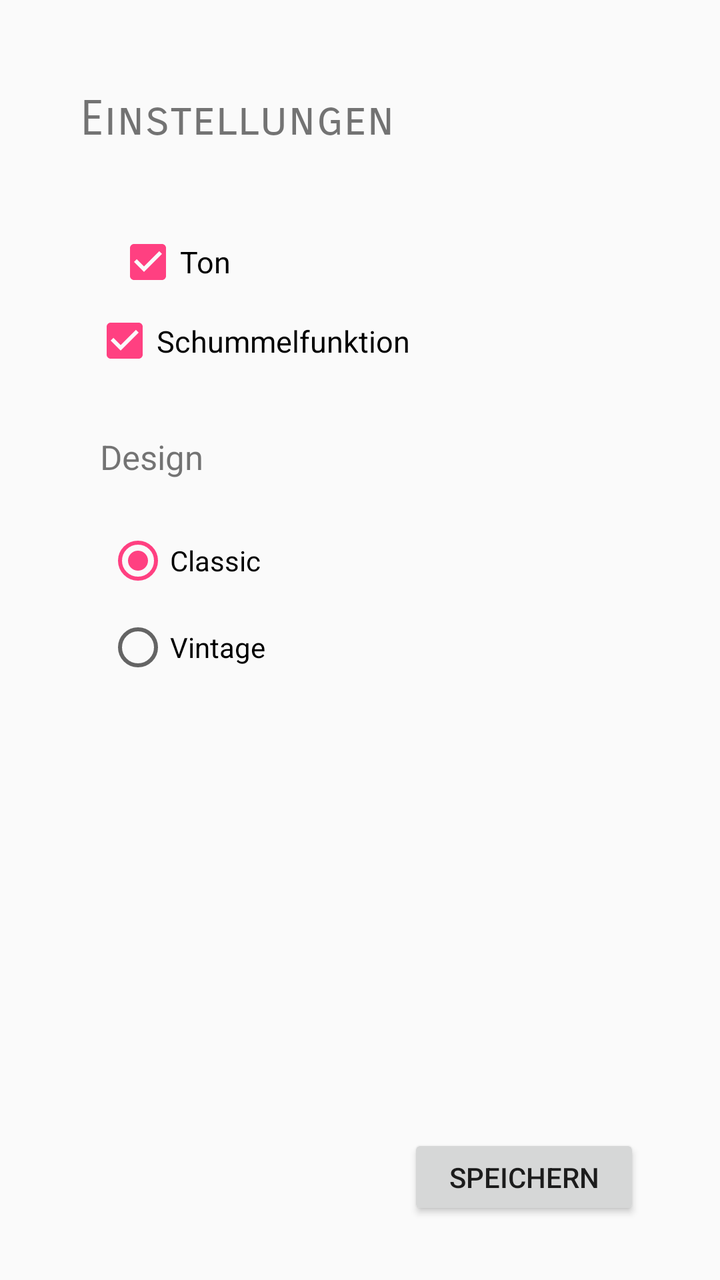
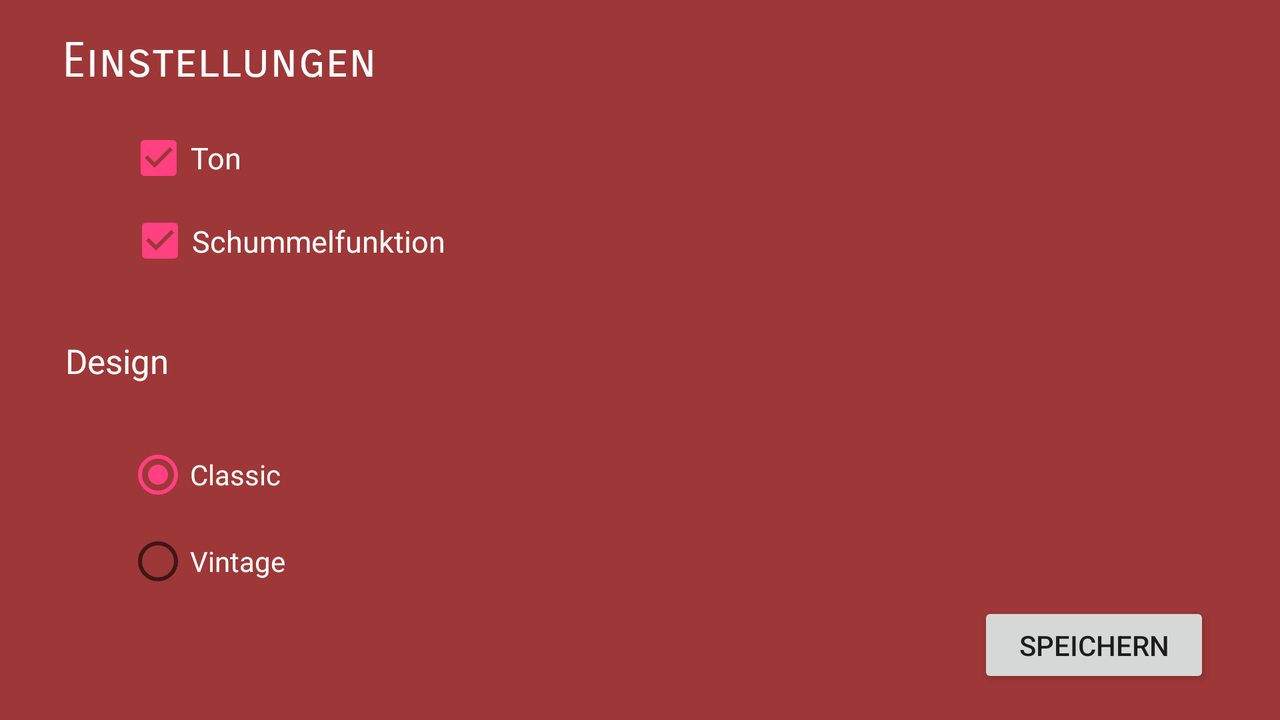

An Android layout and its configuration variant, each rendered on a device that would load it. The default file and the variant file are quoted in full after the pictures.
<!-- AndroidManifest.xml: application theme AppTheme -->
<!-- res/layout/activity_einstellungen.xml -->
<?xml version="1.0" encoding="utf-8"?>
<android.support.constraint.ConstraintLayout xmlns:android="http://schemas.android.com/apk/res/android"
    xmlns:app="http://schemas.android.com/apk/res-auto"
    xmlns:tools="http://schemas.android.com/tools"
    android:layout_width="match_parent"
    android:layout_height="match_parent"
    tools:context="com.vintagetechnologies.menschaergeredichnicht.Einstellungen">

    <TextView
        android:id="@+id/textView_einstellungen"
        android:layout_width="wrap_content"
        android:layout_height="wrap_content"
        android:fontFamily="sans-serif-smallcaps"
        android:text="@string/TXTeinstellungen"
        android:textSize="24sp"
        android:layout_marginLeft="40dp"
        app:layout_constraintLeft_toLeftOf="parent"
        app:layout_constraintTop_toTopOf="parent"
        android:layout_marginTop="45dp"
        tools:ignore="RtlHardcoded" />

    <CheckBox
        android:id="@+id/cbMusic"
        android:layout_width="131dp"
        android:layout_height="32dp"
        android:layout_marginLeft="8dp"
        android:layout_marginTop="41dp"
        android:checked="true"
        android:text="@string/TXTton"
        android:textSize="15sp"
        app:layout_constraintLeft_toLeftOf="@+id/textView_design"
        app:layout_constraintTop_toBottomOf="@+id/textView_einstellungen"
        tools:ignore="RtlHardcoded" />

    <CheckBox
        android:id="@+id/cbCheating"
        android:layout_width="192dp"
        android:layout_height="33dp"
        android:layout_marginLeft="-12dp"
        android:layout_marginTop="7dp"
        android:checked="true"
        android:text="@string/TXTschummelfunkAn"
        android:textSize="15sp"
        app:layout_constraintLeft_toLeftOf="@+id/cbMusic"
        app:layout_constraintTop_toBottomOf="@+id/cbMusic"
        tools:ignore="RtlHardcoded" />

    <TextView
        android:id="@+id/textView_design"
        android:layout_width="wrap_content"
        android:layout_height="wrap_content"
        android:text="@string/TXTdesign"
        android:textSize="17sp"
        android:layout_marginTop="30dp"
        app:layout_constraintTop_toBottomOf="@+id/cbCheating"
        android:layout_marginLeft="50dp"
        app:layout_constraintLeft_toLeftOf="parent"
        tools:ignore="RtlHardcoded" />

    <RadioGroup
        android:layout_width="wrap_content"
        android:orientation="vertical"
        android:layout_height="wrap_content"
        android:layout_marginLeft="8dp"
        app:layout_constraintLeft_toLeftOf="parent"
        android:layout_marginRight="8dp"
        app:layout_constraintRight_toRightOf="parent"
        android:layout_marginTop="18dp"
        app:layout_constraintTop_toBottomOf="@+id/textView_design"
        app:layout_constraintHorizontal_bias="0.204">

        <RadioButton
            android:id="@+id/radioBtnDesignClassic"
            android:layout_width="123dp"
            android:layout_height="29dp"
            android:layout_marginLeft="0dp"
            android:layout_marginTop="8dp"
            android:checked="true"
            android:text="@string/TXTdesign2"
            app:layout_constraintLeft_toLeftOf="@+id/radioBtnDesignVintage"
            app:layout_constraintTop_toBottomOf="@+id/radioBtnDesignVintage"
            tools:ignore="RtlHardcoded" />

        <RadioButton
            android:id="@+id/radioBtnDesignVintage"
            android:layout_width="122dp"
            android:layout_height="34dp"
            android:layout_marginLeft="0dp"
            android:layout_marginTop="12dp"
            android:text="@string/TXTdesign1"
            app:layout_constraintLeft_toLeftOf="@+id/textView_design"
            app:layout_constraintTop_toBottomOf="@+id/textView_design"
            tools:ignore="RtlHardcoded" />

    </RadioGroup>

    <Button
        android:id="@+id/BTN_speichern"
        android:layout_width="116dp"
        android:layout_height="43dp"
        android:text="@string/TXTspeichern"
        app:layout_constraintBottom_toBottomOf="parent"
        android:layout_marginBottom="30dp"
        android:layout_marginRight="40dp"
        app:layout_constraintRight_toRightOf="parent"
        tools:ignore="RtlHardcoded" />
</android.support.constraint.ConstraintLayout>
<!-- resources referenced by this layout -->
<resources>
  <string name="TXTdesign">Design</string>
  <string name="TXTdesign1">Vintage</string>
  <string name="TXTdesign2">Classic</string>
  <string name="TXTeinstellungen">Einstellungen</string>
  <string name="TXTschummelfunkAn">Schummelfunktion</string>
  <string name="TXTspeichern">Speichern</string>
  <string name="TXTton">Ton</string>
  <style name="AppTheme" parent="Theme.AppCompat.Light.NoActionBar"> 
          
          <item name="colorPrimary">@color/colorPrimary</item>
          <item name="colorPrimaryDark">@color/colorPrimaryDark</item>
          <item name="colorAccent">@color/colorAccent</item>
  
          
      </style>
  <color name="colorPrimary">#3F51B5</color>
  <color name="colorPrimaryDark">#303F9F</color>
  <color name="colorAccent">#FF4081</color>
</resources>
<!-- res/layout-land/activity_einstellungen.xml (the repository's variant of the layout above) -->
<!-- drawn on the phone turned sideways -->
<?xml version="1.0" encoding="utf-8"?>
<android.support.constraint.ConstraintLayout xmlns:android="http://schemas.android.com/apk/res/android"
    xmlns:app="http://schemas.android.com/apk/res-auto"
    xmlns:tools="http://schemas.android.com/tools"
    android:layout_width="match_parent"
    android:layout_height="match_parent"
    android:background="@color/Background_Layout"
    tools:context="com.vintagetechnologies.menschaergeredichnicht.Einstellungen">

    <TextView
        android:id="@+id/textView_einstellungen"
        android:layout_width="wrap_content"
        android:layout_height="wrap_content"
        android:layout_marginLeft="31dp"
        android:layout_marginRight="8dp"
        android:layout_marginTop="16dp"
        android:fontFamily="sans-serif-smallcaps"
        android:text="@string/TXTeinstellungen"
        android:textColor="@android:color/white"
        android:textSize="24sp"
        app:layout_constraintHorizontal_bias="0.0"
        app:layout_constraintLeft_toLeftOf="parent"
        app:layout_constraintRight_toRightOf="parent"
        app:layout_constraintTop_toTopOf="parent"
        tools:ignore="RtlHardcoded" />

    <CheckBox
        android:id="@+id/cbMusic"
        android:layout_width="131dp"
        android:layout_height="32dp"
        android:layout_marginLeft="8dp"
        android:layout_marginRight="8dp"
        android:layout_marginTop="18dp"
        android:checked="true"
        android:text="@string/TXTton"
        android:textColor="@android:color/white"
        android:textSize="15sp"
        app:layout_constraintHorizontal_bias="0.112"
        app:layout_constraintLeft_toLeftOf="parent"
        app:layout_constraintRight_toRightOf="parent"
        app:layout_constraintTop_toBottomOf="@+id/textView_einstellungen"
        tools:ignore="RtlHardcoded" />

    <CheckBox
        android:id="@+id/cbCheating"
        android:layout_width="192dp"
        android:layout_height="33dp"
        android:layout_marginLeft="8dp"
        android:layout_marginRight="8dp"
        android:layout_marginTop="9dp"
        android:checked="true"
        android:text="@string/TXTschummelfunkAn"
        android:textColor="@android:color/white"
        android:textSize="15sp"
        app:layout_constraintHorizontal_bias="0.13"
        app:layout_constraintLeft_toLeftOf="parent"
        app:layout_constraintRight_toRightOf="parent"
        app:layout_constraintTop_toBottomOf="@+id/cbMusic"
        tools:ignore="RtlHardcoded" />

    <TextView
        android:id="@+id/textView_design"
        android:layout_width="wrap_content"
        android:layout_height="wrap_content"
        android:layout_marginLeft="8dp"
        android:layout_marginRight="8dp"
        android:layout_marginTop="32dp"
        android:text="@string/TXTdesign"
        android:textColor="@android:color/white"
        android:textSize="17sp"
        app:layout_constraintHorizontal_bias="0.043"
        app:layout_constraintLeft_toLeftOf="parent"
        app:layout_constraintRight_toRightOf="parent"
        app:layout_constraintTop_toBottomOf="@+id/cbCheating"
        tools:ignore="RtlHardcoded" />

    <RadioGroup
        android:layout_width="wrap_content"
        android:layout_height="wrap_content"
        android:layout_marginBottom="8dp"
        android:layout_marginLeft="8dp"
        android:layout_marginRight="8dp"
        android:layout_marginTop="23dp"
        android:orientation="vertical"
        app:layout_constraintBottom_toBottomOf="parent"
        app:layout_constraintHorizontal_bias="0.11"
        app:layout_constraintLeft_toLeftOf="parent"
        app:layout_constraintRight_toRightOf="parent"
        app:layout_constraintTop_toBottomOf="@+id/textView_design"
        app:layout_constraintVertical_bias="0.0">

        <RadioButton
            android:id="@+id/radioBtnDesignClassic"
            android:layout_width="123dp"
            android:layout_height="29dp"
            android:layout_marginLeft="0dp"
            android:layout_marginTop="8dp"
            android:checked="true"
            android:text="@string/TXTdesign2"
            android:textColor="@android:color/white"
            app:layout_constraintLeft_toLeftOf="@+id/radioBtnDesignVintage"
            app:layout_constraintTop_toBottomOf="@+id/radioBtnDesignVintage"
            tools:ignore="RtlHardcoded" />

        <RadioButton
            android:id="@+id/radioBtnDesignVintage"
            android:layout_width="122dp"
            android:layout_height="34dp"
            android:layout_marginLeft="0dp"
            android:layout_marginTop="12dp"
            android:text="@string/TXTdesign1"
            android:textColor="@android:color/white"
            app:layout_constraintLeft_toLeftOf="@+id/textView_design"
            app:layout_constraintTop_toBottomOf="@+id/textView_design"
            tools:ignore="RtlHardcoded" />

    </RadioGroup>

    <Button
        android:id="@+id/BTN_speichern"
        android:layout_width="116dp"
        android:layout_height="43dp"
        android:layout_marginBottom="16dp"
        android:layout_marginRight="35dp"
        android:text="@string/TXTspeichern"
        app:layout_constraintBottom_toBottomOf="parent"
        app:layout_constraintRight_toRightOf="parent"
        tools:ignore="RtlHardcoded" />
</android.support.constraint.ConstraintLayout>
<!-- resources referenced by the variant -->
<!-- as the phone turned sideways resolves them -->
<resources>
  <color name="Background_Layout">#9e3737</color>
  <string name="TXTdesign">Design</string>
  <string name="TXTdesign1">Vintage</string>
  <string name="TXTdesign2">Classic</string>
  <string name="TXTeinstellungen">Einstellungen</string>
  <string name="TXTschummelfunkAn">Schummelfunktion</string>
  <string name="TXTspeichern">Speichern</string>
  <string name="TXTton">Ton</string>
  <style name="AppTheme" parent="Theme.AppCompat.Light.NoActionBar"> 
          
          <item name="colorPrimary">@color/colorPrimary</item>
          <item name="colorPrimaryDark">@color/colorPrimaryDark</item>
          <item name="colorAccent">@color/colorAccent</item>
  
          
      </style>
  <color name="colorPrimary">#3F51B5</color>
  <color name="colorPrimaryDark">#303F9F</color>
  <color name="colorAccent">#FF4081</color>
</resources>
